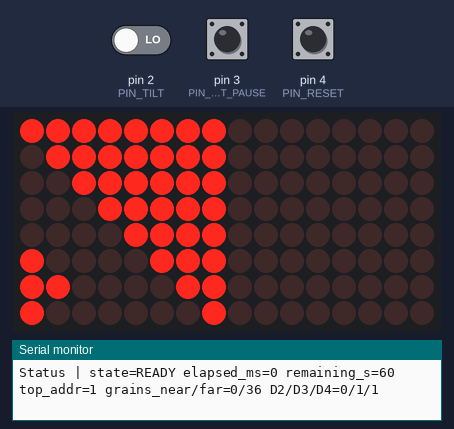
The sketch below on a simulated Arduino Uno, built with avr-gcc and run on an emulated ATmega328P. On the bench: 16×8 LED matrix, the last lines printed to the serial monitor. Wiring (from diagram.json): 2 × MAX7219 LED driver: data pin 11; clock pin 13; CS pin 10. The inputs (shaded band) are chosen by the test bench; at power-on: pin 2 (PIN_TILT) LOW, pin 3 (PIN_START_PAUSE) HIGH, pin 4 (PIN_RESET) HIGH.

Above: at 1.2 s.
1.3 s: pin 2 (PIN_TILT) driven HIGH
At 2.9 s:
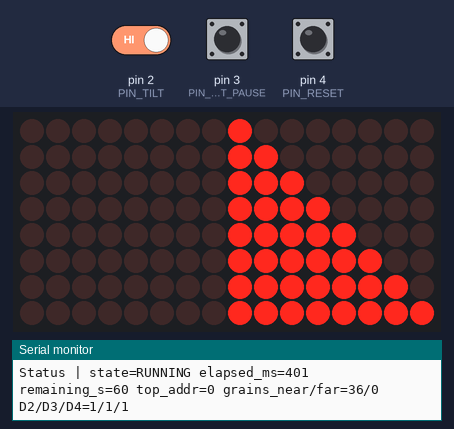
4.3 s: pin 3 (PIN_START_PAUSE) pulled LOW for 0.15 s
At 5.3 s:
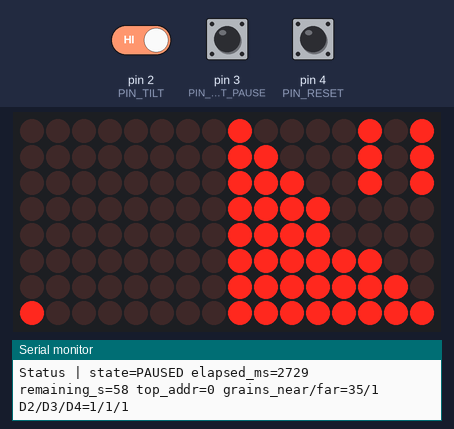
5.9 s: pin 4 (PIN_RESET) pulled LOW for 0.15 s
At 6.8 s:
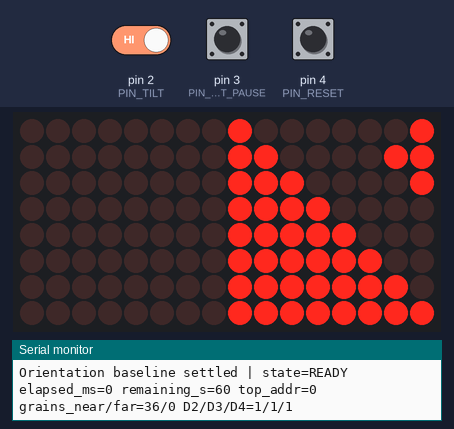
7.5 s: pin 3 (PIN_START_PAUSE) pulled LOW for 1 s
At 8.4 s:
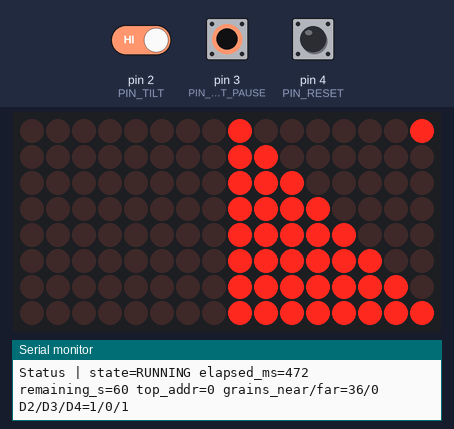
9.1 s: pin 2 (PIN_TILT) driven LOW
At 9.76 s:
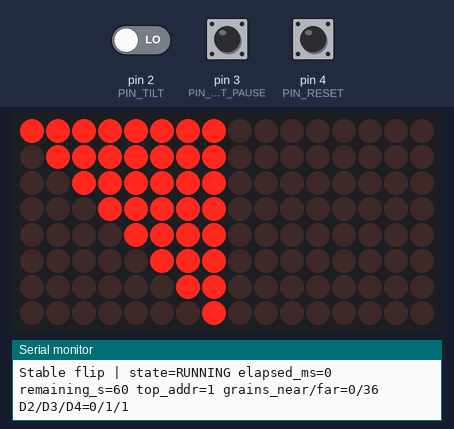
10.9 s: pin 2 (PIN_TILT) driven HIGH
At 13.78 s:
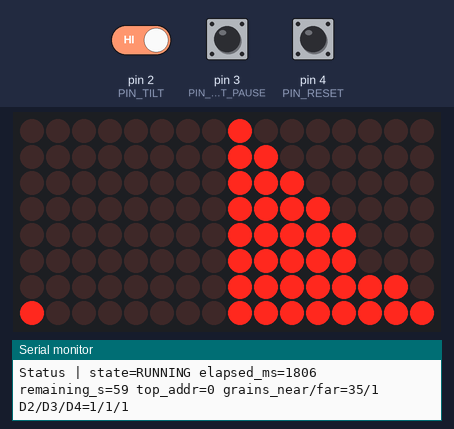
Timing chart, 0 to 15.3 s (numbered marks = the images above; inputs shaded):
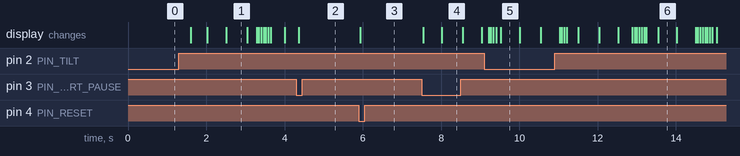

Measured:
- after the input at 1.3 s, the display: changes after 0.31 s (image 1)
- after the input at 4.3 s, the display: changes after 0.06 s (image 2)
- after the input at 5.9 s, the display: changes at once (image 3)
- after the input at 7.5 s, the display: first changes at once (image 4 shows a later state)
- what the display in image 1 shows lasts 0.5 s, from 2.5 s to 3.0 s

The sketch:

sketch.ino
```cpp
#include <Arduino.h>

// ELEC281 v3.1 prototype: UNO R4 WiFi, two MAX7219 modules, passive switches.
// Standalone Arduino API only. No LedControl or AVR-specific dependencies.
// 0 = hourglass; 1 = low-brightness corner calibration (no timer).
#define HOURGLASS_CORNER_CALIBRATION 0

const uint8_t PIN_DIN = 11;
const uint8_t PIN_CLK = 13;
const uint8_t PIN_CS = 10;
const uint8_t PIN_TILT = 2;
const uint8_t PIN_START_PAUSE = 3;
const uint8_t PIN_RESET = 4;
const uint8_t MODULE_COUNT = 2;
const uint8_t GRAIN_COUNT = 36;
const uint32_t DURATION_MS = 60000UL;
const uint32_t FRAME_MS = 60UL;
const uint32_t BUTTON_DEBOUNCE_MS = 30UL;
const uint32_t TILT_DEBOUNCE_MS = 300UL;
static_assert(DURATION_MS > 0, "Timer duration must be positive.");

// Chain address 0 is the module whose DIN connects to UNO D11.
// Address 1 is the module whose DIN connects to address 0 DOUT.
// With the assembly in its reference orientation and D2 HIGH, this is the top.
// Change to 1 if the physical modules / switch mounting require it.
const uint8_t TOP_MODULE_WHEN_HIGH = 0;

// Per-module physical calibration: clockwise 90-degree turns, mirror X/Y.
// Logical (row 0, col 0) is the top corner; (7, 7) is the bottom corner.
// These defaults require verification on the two actual modules.
const uint8_t ROTATION_QUARTER_TURNS[MODULE_COUNT] = {0, 0};
const bool MIRROR_X[MODULE_COUNT] = {false, false};
const bool MIRROR_Y[MODULE_COUNT] = {false, false};

enum class RunState : uint8_t { READY, RUNNING, PAUSED, DONE };
RunState state = RunState::READY;
// Explicit prototype avoids Arduino auto-prototype ordering for the enum type.
void restartCycle(RunState newState, uint32_t now, const char* reason);

class DebouncedInput {
 public:
  DebouncedInput(uint8_t pin, uint32_t interval)
      : pin_(pin), interval_(interval) {}

  void begin(uint32_t now) {
    pinMode(pin_, INPUT_PULLUP);
    candidate_ = digitalRead(pin_);
    stable_ = candidate_;
    changedAt_ = now;
    ready_ = false;
  }

  // Returns true once per accepted change, after the initial baseline settles.
  bool update(uint32_t now) {
    const uint8_t raw = digitalRead(pin_);
    if (raw != candidate_) {
      candidate_ = raw;
      changedAt_ = now;
    }
    if (uint32_t(now - changedAt_) < interval_) return false;
    if (!ready_) {
      stable_ = candidate_;
      ready_ = true;
      return false;  // A button held at power-up does not trigger a press.
    }
    if (stable_ == candidate_) return false;
    stable_ = candidate_;
    return true;
  }

  bool ready() const { return ready_; }
  uint8_t value() const { return stable_; }

 private:
  uint8_t pin_;
  uint32_t interval_;
  uint8_t candidate_ = HIGH;
  uint8_t stable_ = HIGH;
  uint32_t changedAt_ = 0;
  bool ready_ = false;
};

DebouncedInput tilt(PIN_TILT, TILT_DEBOUNCE_MS);
DebouncedInput startPause(PIN_START_PAUSE, BUTTON_DEBOUNCE_MS);
DebouncedInput resetButton(PIN_RESET, BUTTON_DEBOUNCE_MS);

bool orientationHigh = true;
bool grains[MODULE_COUNT][8][8] = {};
uint8_t frame[MODULE_COUNT][8] = {};
uint8_t transferred = 0;
uint32_t elapsedMs = 0;
uint32_t lastClockMs = 0;
uint32_t lastFrameMs = 0;
uint32_t lastStatusMs = 0;
uint32_t lastRestartMs = 0;
bool pausedFlipFeedback = false;
uint32_t rngState = 0x281036UL;

uint8_t upperModule() {
  return orientationHigh ? TOP_MODULE_WHEN_HIGH : (1 - TOP_MODULE_WHEN_HIGH);
}

bool randomChoice() {
  // Local deterministic generator; reproducible without floating analogue inputs.
  rngState ^= rngState << 13;
  rngState ^= rngState >> 17;
  rngState ^= rngState << 5;
  return (rngState & 1UL) != 0;
}

void sendByte(uint8_t value) {
  for (int8_t bit = 7; bit >= 0; --bit) {
    digitalWrite(PIN_CLK, LOW);
    digitalWrite(PIN_DIN, (value & (1U << bit)) ? HIGH : LOW);
    // Conservative timing; no dependency on the host CPU's GPIO speed.
    delayMicroseconds(1);
    digitalWrite(PIN_CLK, HIGH);
    delayMicroseconds(1);
  }
  digitalWrite(PIN_CLK, LOW);
}

void writeBoth(uint8_t reg, uint8_t nearValue, uint8_t farValue) {
  digitalWrite(PIN_CS, LOW);
  // The first 16 bits travel to the far module; the last stay in the near one.
  sendByte(reg);
  sendByte(farValue);
  sendByte(reg);
  sendByte(nearValue);
  digitalWrite(PIN_CS, HIGH);
}

void initialiseDisplays() {
  digitalWrite(PIN_CS, HIGH);
  digitalWrite(PIN_CLK, LOW);
  digitalWrite(PIN_DIN, LOW);
  pinMode(PIN_CS, OUTPUT);
  pinMode(PIN_CLK, OUTPUT);
  pinMode(PIN_DIN, OUTPUT);
  writeBoth(0x0C, 0, 0);  // Shutdown while configuring.
  writeBoth(0x0F, 0, 0);  // Display-test OFF: it otherwise forces full brightness.
  writeBoth(0x09, 0, 0);  // Decode OFF for a pixel matrix.
  writeBoth(0x0B, 7, 7);  // Keep all eight rows scanned.
  writeBoth(0x0A, 0, 0);  // Minimum intensity, 1/32 PWM, not an off setting.
  for (uint8_t row = 1; row <= 8; ++row) writeBoth(row, 0, 0);
  writeBoth(0x0C, 1, 1);  // Normal operation only after the blank configuration.
}

void clearFrame() {
  for (uint8_t module = 0; module < MODULE_COUNT; ++module)
    for (uint8_t row = 0; row < 8; ++row) frame[module][row] = 0;
}

void putPixel(uint8_t module, uint8_t row, uint8_t col, bool compensateFlip) {
  uint8_t x = col;
  uint8_t y = row;
  // The same physical assembly is inverted 180 degrees when the switch changes.
  if (compensateFlip && !orientationHigh) {
    x = 7 - x;
    y = 7 - y;
  }
  for (uint8_t turn = 0; turn < (ROTATION_QUARTER_TURNS[module] & 3); ++turn) {
    const uint8_t oldX = x;
    x = 7 - y;
    y = oldX;
  }
  if (MIRROR_X[module]) x = 7 - x;
  if (MIRROR_Y[module]) y = 7 - y;
  frame[module][y] |= uint8_t(1U << (7 - x));
}

void flushFrame() {
  for (uint8_t row = 0; row < 8; ++row)
    writeBoth(row + 1, frame[0][row], frame[1][row]);
}

void renderGrains() {
  clearFrame();
  for (uint8_t module = 0; module < MODULE_COUNT; ++module)
    for (uint8_t row = 0; row < 8; ++row)
      for (uint8_t col = 0; col < 8; ++col)
        if (grains[module][row][col]) putPixel(module, row, col, true);

  // Separate status pixels occupy the empty top corner of the upper chamber.
  // They are indicators, not grains; the internal grain count remains exactly 36.
  const uint8_t top = upperModule();
  const uint32_t now = uint32_t(millis());
  if (state == RunState::READY) {
    // Small play triangle: ready for B1 or a stable flip.
    putPixel(top, 0, 0, true);
    putPixel(top, 1, 0, true);
    putPixel(top, 1, 1, true);
    putPixel(top, 2, 0, true);
  } else if (state == RunState::RUNNING) {
    // A heartbeat dot distinguishes active timing even between grain transfers.
    if ((now % 1000UL) < 500UL) putPixel(top, 0, 0, true);
  } else if (state == RunState::PAUSED) {
    // When a paused flip replenishes the chamber, flash the sand twice.
    const uint32_t sinceRestart = uint32_t(now - lastRestartMs);
    if (pausedFlipFeedback && sinceRestart < 600UL && (sinceRestart % 300UL) < 90UL) clearFrame();
    for (uint8_t row = 0; row < 3; ++row) {
      putPixel(top, row, 0, true);
      putPixel(top, row, 2, true);
    }
  } else {
    // Check mark in the empty upper chamber: timer completed.
    putPixel(top, 1, 0, true);
    putPixel(top, 2, 1, true);
    putPixel(top, 1, 2, true);
    putPixel(top, 0, 3, true);
  }
  flushFrame();
}

void renderCalibration() {
  clearFrame();
  for (uint8_t module = 0; module < MODULE_COUNT; ++module) {
    // One pixel = logical top corner. Two adjacent pixels = logical bottom.
    putPixel(module, 0, 0, false);
    putPixel(module, 7, 7, false);
    putPixel(module, 7, 6, false);
  }
  flushFrame();
}

uint8_t grainCount(uint8_t module) {
  uint8_t count = 0;
  for (uint8_t row = 0; row < 8; ++row)
    for (uint8_t col = 0; col < 8; ++col)
      if (grains[module][row][col]) ++count;
  return count;
}

const char* stateName() {
  switch (state) {
    case RunState::READY: return "READY";
    case RunState::RUNNING: return "RUNNING";
    case RunState::PAUSED: return "PAUSED";
    case RunState::DONE: return "DONE";
  }
  return "UNKNOWN";
}

void reportStatus(const char* reason) {
  const uint32_t remainingMs = DURATION_MS - elapsedMs;
  Serial.print(reason);
  Serial.print(" | state="); Serial.print(stateName());
  Serial.print(" elapsed_ms="); Serial.print(elapsedMs);
  Serial.print(" remaining_s="); Serial.print((remainingMs + 999UL) / 1000UL);
  Serial.print(" top_addr="); Serial.print(upperModule());
  Serial.print(" grains_near/far="); Serial.print(grainCount(0));
  Serial.print('/'); Serial.print(grainCount(1));
  Serial.print(" D2/D3/D4="); Serial.print(digitalRead(PIN_TILT));
  Serial.print('/'); Serial.print(digitalRead(PIN_START_PAUSE));
  Serial.print('/'); Serial.println(digitalRead(PIN_RESET));
}

void restartCycle(RunState newState, uint32_t now, const char* reason) {
  state = newState;
  pausedFlipFeedback = (newState == RunState::PAUSED);
  lastRestartMs = now;
  elapsedMs = 0;
  transferred = 0;
  lastClockMs = now;
  lastFrameMs = now - FRAME_MS;  // The next loop renders immediately, including wrap.
  for (uint8_t module = 0; module < MODULE_COUNT; ++module)
    for (uint8_t row = 0; row < 8; ++row)
      for (uint8_t col = 0; col < 8; ++col)
        grains[module][row][col] = false;
  const uint8_t top = upperModule();
  // Exactly 36 pixels form the lower half of a diagonally oriented 8x8 chamber.
  for (uint8_t row = 0; row < 8; ++row)
    for (uint8_t col = 0; col < 8; ++col)
      grains[top][row][col] = (row + col >= 7);
  reportStatus(reason);
}

void settleModule(uint8_t module) {
  // Down is toward logical (7,7); each pixel moves at most once per frame.
  // Descending diagonals prevent a just-moved grain from being visited again.
  for (int8_t diagonal = 14; diagonal >= 0; --diagonal) {
    const bool reverse = randomChoice();
    for (uint8_t index = 0; index < 8; ++index) {
      const uint8_t row = reverse ? (7 - index) : index;
      const int8_t col = diagonal - row;
      if (col < 0 || col > 7 || !grains[module][row][col]) continue;
      uint8_t nextRow = row;
      uint8_t nextCol = uint8_t(col);
      if (row < 7 && col < 7 && !grains[module][row + 1][col + 1]) {
        nextRow = row + 1;
        nextCol = col + 1;
      } else {
        const bool canRow = row < 7 && !grains[module][row + 1][col];
        const bool canCol = col < 7 && !grains[module][row][col + 1];
        if (canRow && (!canCol || randomChoice())) ++nextRow;
        else if (canCol) ++nextCol;
        else continue;
      }
      grains[module][row][col] = false;
      grains[module][nextRow][nextCol] = true;
    }
  }
}

bool transferOneGrain() {
  const uint8_t top = upperModule();
  const uint8_t bottom = 1 - top;
  int8_t sourceRow = -1;
  int8_t sourceCol = -1;
  int8_t targetRow = -1;
  int8_t targetCol = -1;
  // Prefer the physical neck. If settling is delayed, choose the nearest grain
  // and free entry cell; animation must not extend the independent timer.
  for (int8_t diagonal = 14; diagonal >= 0 && sourceRow < 0; --diagonal)
    for (uint8_t row = 0; row < 8; ++row) {
      const int8_t col = diagonal - row;
      if (col >= 0 && col < 8 && grains[top][row][col]) {
        sourceRow = row; sourceCol = col; break;
      }
    }
  for (uint8_t diagonal = 0; diagonal <= 14 && targetRow < 0; ++diagonal)
    for (uint8_t row = 0; row < 8; ++row) {
      const int8_t col = int8_t(diagonal) - row;
      if (col >= 0 && col < 8 && !grains[bottom][row][col]) {
        targetRow = row; targetCol = col; break;
      }
    }
  if (sourceRow < 0 || targetRow < 0) return false;
  grains[top][sourceRow][sourceCol] = false;
  grains[bottom][targetRow][targetCol] = true;
  ++transferred;
  return true;
}

void synchroniseTransfers() {
  const uint8_t target = uint8_t((uint64_t(elapsedMs) * GRAIN_COUNT) / DURATION_MS);
  while (transferred < target) {
    if (!transferOneGrain()) {
      // Unexpected invariant failure: do not spin forever or hide it.
      Serial.println("ERROR: grain transfer failed; reset and inspect.");
      state = RunState::PAUSED;
      return;
    }
  }
}

void advanceClock(uint32_t now) {
  const uint32_t delta = uint32_t(now - lastClockMs);
  lastClockMs = now;  // Also updated while idle/paused, so those intervals never count.
  if (state != RunState::RUNNING) return;
  const uint32_t remaining = DURATION_MS - elapsedMs;
  elapsedMs += (delta >= remaining) ? remaining : delta;
  synchroniseTransfers();
  if (elapsedMs == DURATION_MS && state == RunState::RUNNING) {
    state = RunState::DONE;
    lastFrameMs = now - FRAME_MS;
    reportStatus("Completed");
  }
}

void handleStartPause(uint32_t now) {
  if (!tilt.ready()) {
    Serial.println("Orientation settling: wait briefly, then press B1 again.");
    return;
  }
  switch (state) {
    case RunState::READY:
    case RunState::DONE:
      restartCycle(RunState::RUNNING, now, "Started");
      break;
    case RunState::RUNNING:
      pausedFlipFeedback = false;
      state = RunState::PAUSED;
      reportStatus("Paused");
      break;
    case RunState::PAUSED:
      state = RunState::RUNNING;
      lastClockMs = now;
      reportStatus("Resumed");
      break;
  }
}

void setup() {
  Serial.begin(115200);  // USB serial is optional; never block waiting for a monitor.
  Serial.println("ELEC281 v3.1: breadboard acceptance / distinct state feedback");
  const uint32_t now = uint32_t(millis());
  tilt.begin(now);
  startPause.begin(now);
  resetButton.begin(now);
  orientationHigh = (tilt.value() == HIGH);
  initialiseDisplays();
  restartCycle(RunState::READY, now, "Power-up");
  if (HOURGLASS_CORNER_CALIBRATION) {
    renderCalibration();
    Serial.println("CALIBRATION: 1 pixel = top; 2 pixels = bottom; timer disabled.");
  } else {
    renderGrains();
    Serial.println("B1 start/pause/resume; B2 reset; stable flip restarts (paused stays paused).");
  }
}

void loop() {
  const uint32_t now = uint32_t(millis());
  if (HOURGLASS_CORNER_CALIBRATION) {
    if (uint32_t(now - lastStatusMs) >= 500UL) {
      lastStatusMs = now;
      reportStatus("Calibration inputs");
    }
    return;
  }

  advanceClock(now);
  const bool tiltWasReady = tilt.ready();
  const bool tiltChanged = tilt.update(now);
  const bool b1Changed = startPause.update(now);
  const bool b2Changed = resetButton.update(now);
  const bool b1Pressed = b1Changed && startPause.value() == LOW;
  const bool b2Pressed = b2Changed && resetButton.value() == LOW;

  if (!tiltWasReady && tilt.ready()) {
    orientationHigh = (tilt.value() == HIGH);
    restartCycle(RunState::READY, now, "Orientation baseline settled");
  } else if (tiltChanged) {
    orientationHigh = (tilt.value() == HIGH);
    const RunState next = (state == RunState::PAUSED) ? RunState::PAUSED : RunState::RUNNING;
    restartCycle(next, now, "Stable flip");
  }

  // Reset wins if both button presses are accepted in the same loop.
  if (b2Pressed) {
    // Cancel any not-yet-accepted orientation change and settle a fresh baseline.
    // Reset remains READY rather than being undone by a stale delayed flip.
    tilt.begin(now);
    orientationHigh = (tilt.value() == HIGH);
    restartCycle(RunState::READY, now, "Reset");
  } else if (b1Pressed) handleStartPause(now);

  if (uint32_t(now - lastFrameMs) >= FRAME_MS) {
    lastFrameMs = now;
    if (state == RunState::RUNNING || state == RunState::DONE) {
      settleModule(0);
      settleModule(1);
    }
    renderGrains();  // PAUSED freezes the grains; DONE keeps all 36 in the bottom.
  }
  if (uint32_t(now - lastStatusMs) >= 1000UL) {
    lastStatusMs = now;
    reportStatus("Status");
  }
}
```
